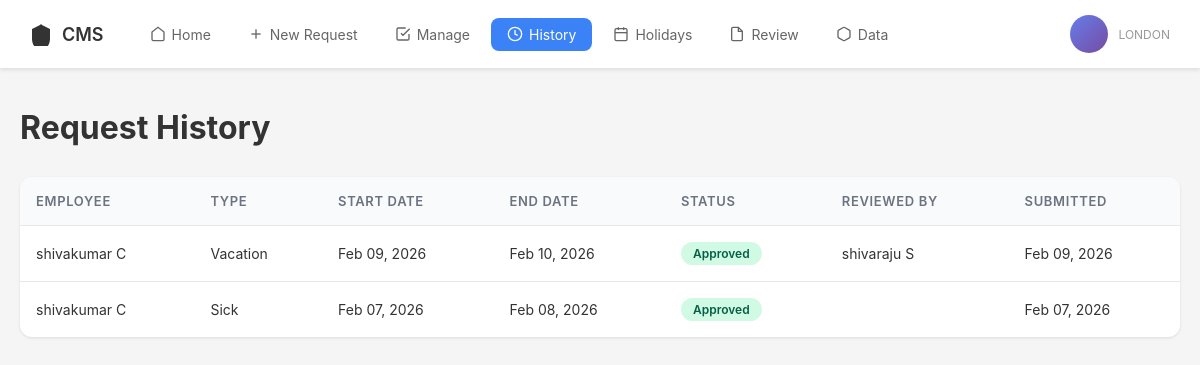
Page /history/ (signed in) on the earlier database version.
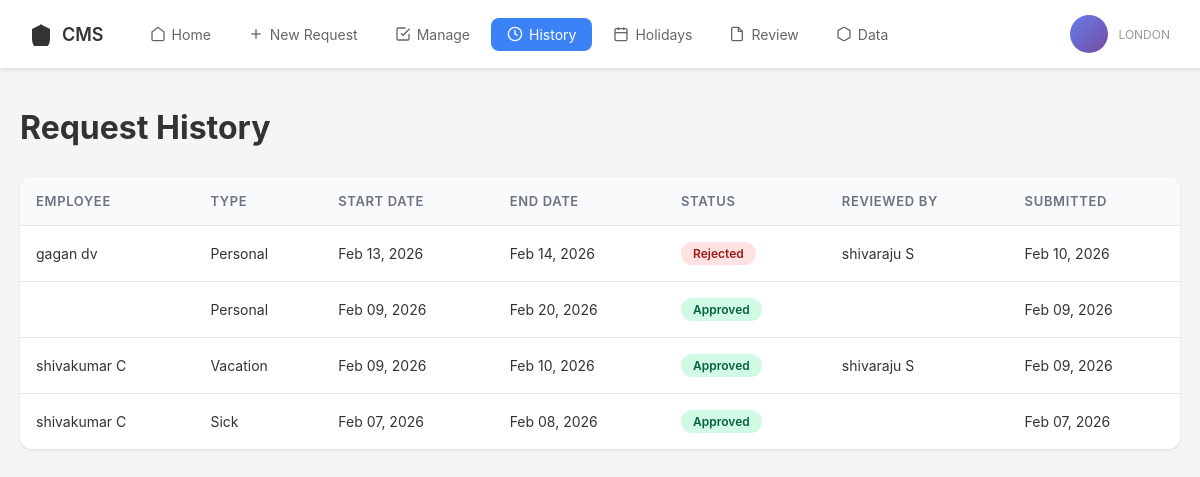
Same page on the later database version.
### cmsapp/models.py (models this page shows, shortened)
class TimeOffRequest(models.Model):
    STATUS_CHOICES = [
    ('pending', 'Pending'),
    ('approved', 'Approved'),
    ('rejected', 'Rejected'),
    ('withdrawn', 'Withdrawn'),
]
    TYPE_CHOICES = (
        ('vacation', 'Vacation'),
        ('sick', 'Sick Leave'),
        ('personal', 'Personal Leave'),
        ('other', 'Other'),
    )
    user = models.ForeignKey(User, on_delete=models.CASCADE, related_name='time_off_requests')
    type = models.CharField(max_length=20, choices=TYPE_CHOICES, default='vacation')
    start_date = models.DateField()
    end_date = models.DateField()
    reason = models.TextField()
    status = models.CharField(max_length=10, choices=STATUS_CHOICES, default='pending')
    created_at = models.DateTimeField(auto_now_add=True)
    updated_at = models.DateTimeField(auto_now=True)
    reviewed_by = models.ForeignKey(User, on_delete=models.SET_NULL, null=True, blank=True, related_name='reviewed_requests')
    review_comment = models.TextField(blank=True)
    class Meta:
        ordering = ['-created_at']

class User(AbstractUser):
    ROLE_CHOICES = (
        ('employee', 'Employee'),
        ('manager', 'Manager'),
        ('admin', 'Admin'),
    )
    role = models.CharField(max_length=10, choices=ROLE_CHOICES, default='employee')
    location = models.CharField(max_length=100, blank=True)
    country = models.CharField(max_length=100, default='USA')

### cmsapp/views.py (the view)
# urls.py: path('history/', views.history_view, name='history'),
@login_required
def history_view(request):
    if request.user.role in ['manager', 'admin']:
        requests = TimeOffRequest.objects.exclude(status='pending')
    else:
        requests = TimeOffRequest.objects.filter(
            user=request.user
        ).exclude(status='pending')
    return render(request, 'history.html', {'requests': requests})

### templates/history.html (shortened to what this page needs)
{% extends 'base.html' %}
{% block content %}
<div class="page-header">
    <h1 class="page-title">Request History</h1>
</div>
<div class="requests-container">
    {% if requests %}
    <table class="requests-table">
        <thead>
            <tr>
                <th>Employee</th>
                <th>Type</th>
                <th>Start Date</th>
                <th>End Date</th>
                <th>Status</th>
                <th>Reviewed By</th>
                <th>Submitted</th>
            </tr>
        </thead>
        <tbody>
            {% for request in requests %}
            <tr>
                <td>{{ request.user.get_full_name }}</td>
                <td style="text-transform: capitalize;">{{ request.type }}</td>
                <td>{{ request.start_date|date:"M d, Y" }}</td>
                <td>{{ request.end_date|date:"M d, Y" }}</td>
                <td>
                    <span class="status-badge status-{{ request.status }}">
                        {{ request.status }}
                    </span>
                </td>
                <td>
                    {% if request.reviewed_by %}
                        {{ request.reviewed_by.get_full_name }}
                    {% else %}
                        -
                    {% endif %}
                </td>
                <td>{{ request.created_at|date:"M d, Y" }}</td>
            </tr>
            {% endfor %}
        </tbody>
    </table>
    {% endif %}
</div>
{% endblock %}

Differences in the rows shown:
added TimeOffRequest: user.get_full_name "gagan dv", type "Personal", start_date "Feb 13, 2026", end_date "Feb 14, 2026", status "Rejected", reviewed_by.get_full_name "shivaraju S", created_at "Feb 10, 2026"
added TimeOffRequest: type "Personal", start_date "Feb 09, 2026", end_date "Feb 20, 2026", status "Approved", created_at "Feb 09, 2026"
